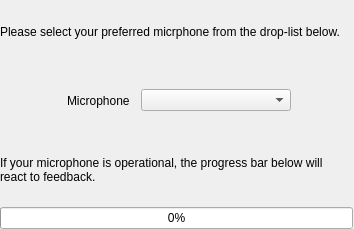
<?xml version="1.0" encoding="UTF-8"?>
<ui version="4.0">
 <class>MicrophoneSelection</class>
 <widget class="QWizardPage" name="MicrophoneSelection">
  <property name="windowModality">
   <enum>Qt::WindowModal</enum>
  </property>
  <property name="geometry">
   <rect>
    <x>0</x>
    <y>0</y>
    <width>354</width>
    <height>229</height>
   </rect>
  </property>
  <property name="windowTitle">
   <string>WizardPage</string>
  </property>
  <property name="title">
   <string>Microphone Selection</string>
  </property>
  <property name="subTitle">
   <string>Select a microphone for usage.</string>
  </property>
  <widget class="QWidget" name="verticalLayoutWidget">
   <property name="geometry">
    <rect>
     <x>0</x>
     <y>0</y>
     <width>353</width>
     <height>229</height>
    </rect>
   </property>
   <layout class="QVBoxLayout" name="verticalLayout">
    <item>
     <widget class="QLabel" name="label">
      <property name="text">
       <string>Please select your preferred micrphone from the drop-list below. </string>
      </property>
      <property name="alignment">
       <set>Qt::AlignLeading|Qt::AlignLeft|Qt::AlignVCenter</set>
      </property>
      <property name="wordWrap">
       <bool>true</bool>
      </property>
     </widget>
    </item>
    <item>
     <layout class="QFormLayout" name="formLayout">
      <property name="fieldGrowthPolicy">
       <enum>QFormLayout::ExpandingFieldsGrow</enum>
      </property>
      <property name="formAlignment">
       <set>Qt::AlignCenter</set>
      </property>
      <item row="0" column="0">
       <widget class="QLabel" name="labelMics">
        <property name="minimumSize">
         <size>
          <width>68</width>
          <height>24</height>
         </size>
        </property>
        <property name="maximumSize">
         <size>
          <width>68</width>
          <height>24</height>
         </size>
        </property>
        <property name="text">
         <string>Microphone</string>
        </property>
       </widget>
      </item>
      <item row="0" column="1">
       <widget class="QComboBox" name="comboBoxMicrophones">
        <property name="minimumSize">
         <size>
          <width>150</width>
          <height>0</height>
         </size>
        </property>
       </widget>
      </item>
     </layout>
    </item>
    <item>
     <widget class="QLabel" name="label_3">
      <property name="text">
       <string>If your microphone is operational, the progress bar below will react to feedback.</string>
      </property>
      <property name="alignment">
       <set>Qt::AlignLeading|Qt::AlignLeft|Qt::AlignVCenter</set>
      </property>
      <property name="wordWrap">
       <bool>true</bool>
      </property>
     </widget>
    </item>
    <item>
     <widget class="QProgressBar" name="progressBarFeedback">
      <property name="value">
       <number>0</number>
      </property>
     </widget>
    </item>
   </layout>
  </widget>
 </widget>
 <resources/>
 <connections/>
</ui>
